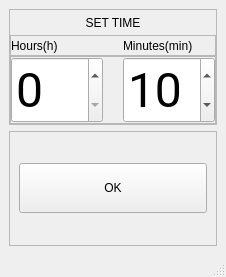
<?xml version="1.0" encoding="UTF-8"?>
<ui version="4.0">
 <class>MainWindow</class>
 <widget class="QMainWindow" name="MainWindow">
  <property name="geometry">
   <rect>
    <x>0</x>
    <y>0</y>
    <width>226</width>
    <height>277</height>
   </rect>
  </property>
  <property name="windowTitle">
   <string>MainWindow</string>
  </property>
  <widget class="QWidget" name="centralwidget">
   <layout class="QVBoxLayout" name="verticalLayout_2">
    <item>
     <widget class="QFrame" name="frame_4">
      <property name="frameShape">
       <enum>QFrame::StyledPanel</enum>
      </property>
      <property name="frameShadow">
       <enum>QFrame::Raised</enum>
      </property>
      <layout class="QVBoxLayout" name="verticalLayout_5">
       <property name="spacing">
        <number>0</number>
       </property>
       <property name="leftMargin">
        <number>0</number>
       </property>
       <property name="topMargin">
        <number>0</number>
       </property>
       <property name="rightMargin">
        <number>0</number>
       </property>
       <property name="bottomMargin">
        <number>0</number>
       </property>
       <item>
        <widget class="QLabel" name="label">
         <property name="minimumSize">
          <size>
           <width>50</width>
           <height>25</height>
          </size>
         </property>
         <property name="text">
          <string>SET TIME</string>
         </property>
         <property name="alignment">
          <set>Qt::AlignCenter</set>
         </property>
        </widget>
       </item>
       <item>
        <widget class="QFrame" name="frame_3">
         <property name="frameShape">
          <enum>QFrame::StyledPanel</enum>
         </property>
         <property name="frameShadow">
          <enum>QFrame::Raised</enum>
         </property>
         <layout class="QHBoxLayout" name="horizontalLayout_2">
          <property name="spacing">
           <number>20</number>
          </property>
          <property name="leftMargin">
           <number>0</number>
          </property>
          <property name="topMargin">
           <number>0</number>
          </property>
          <property name="rightMargin">
           <number>0</number>
          </property>
          <property name="bottomMargin">
           <number>0</number>
          </property>
          <item>
           <widget class="QLabel" name="label_2">
            <property name="text">
             <string>Hours(h)</string>
            </property>
           </widget>
          </item>
          <item>
           <widget class="QLabel" name="label_3">
            <property name="text">
             <string>Minutes(min)</string>
            </property>
           </widget>
          </item>
         </layout>
        </widget>
       </item>
       <item>
        <widget class="QFrame" name="frame_2">
         <property name="frameShape">
          <enum>QFrame::StyledPanel</enum>
         </property>
         <property name="frameShadow">
          <enum>QFrame::Raised</enum>
         </property>
         <layout class="QHBoxLayout" name="horizontalLayout">
          <property name="spacing">
           <number>20</number>
          </property>
          <property name="leftMargin">
           <number>0</number>
          </property>
          <property name="topMargin">
           <number>0</number>
          </property>
          <property name="rightMargin">
           <number>0</number>
          </property>
          <property name="bottomMargin">
           <number>0</number>
          </property>
          <item>
           <widget class="QSpinBox" name="h_spinbox">
            <property name="sizePolicy">
             <sizepolicy hsizetype="Preferred" vsizetype="Preferred">
              <horstretch>0</horstretch>
              <verstretch>0</verstretch>
             </sizepolicy>
            </property>
            <property name="font">
             <font>
              <family>Roboto</family>
              <pointsize>36</pointsize>
              <weight>50</weight>
              <bold>false</bold>
             </font>
            </property>
           </widget>
          </item>
          <item>
           <widget class="QSpinBox" name="m_spinbox">
            <property name="sizePolicy">
             <sizepolicy hsizetype="Preferred" vsizetype="Preferred">
              <horstretch>0</horstretch>
              <verstretch>0</verstretch>
             </sizepolicy>
            </property>
            <property name="font">
             <font>
              <family>Roboto</family>
              <pointsize>36</pointsize>
              <weight>50</weight>
              <bold>false</bold>
             </font>
            </property>
            <property name="maximum">
             <number>55</number>
            </property>
            <property name="singleStep">
             <number>5</number>
            </property>
            <property name="value">
             <number>10</number>
            </property>
           </widget>
          </item>
         </layout>
        </widget>
       </item>
      </layout>
     </widget>
    </item>
    <item>
     <widget class="QFrame" name="frame">
      <property name="frameShape">
       <enum>QFrame::StyledPanel</enum>
      </property>
      <property name="frameShadow">
       <enum>QFrame::Raised</enum>
      </property>
      <layout class="QVBoxLayout" name="verticalLayout_3">
       <item>
        <widget class="QPushButton" name="ok_btn">
         <property name="minimumSize">
          <size>
           <width>50</width>
           <height>50</height>
          </size>
         </property>
         <property name="text">
          <string>OK</string>
         </property>
        </widget>
       </item>
      </layout>
     </widget>
    </item>
   </layout>
  </widget>
  <widget class="QStatusBar" name="statusbar"/>
 </widget>
 <resources/>
 <connections/>
</ui>
